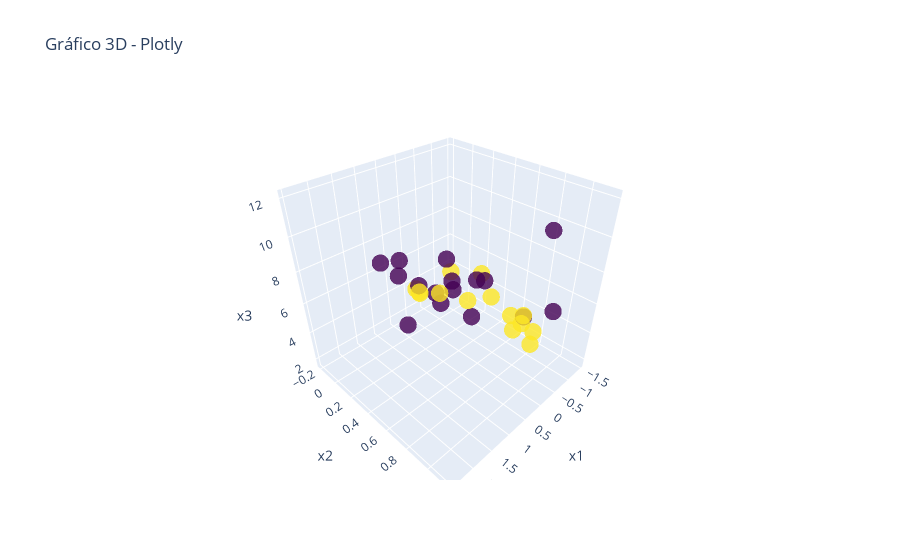

The cell this chart's notebook holds for it:
### Code cell
# -------------------------------
# 3. Plotly (interativo)
# -------------------------------
fig = go.Figure(data=[go.Scatter3d(
    x=dados['x1'], y=dados['x2'], z=dados['x3'],
    mode='markers',
    marker=dict(
        size=6,
        color=dados['y'],      # cor baseada em y
        colorscale='Viridis',
        opacity=0.8
    )
)])
fig.update_layout(scene=dict(
    xaxis_title='x1',
    yaxis_title='x2',
    zaxis_title='x3'),
    title="Gráfico 3D - Plotly"
)
fig.show()

#Olhando o grafico acho que não é possivel classificar com apenas uma linha, 
#Pois a maioria das amarelas ficam no meio das roxas

### Figure 1 — Plotly figure (JSON) as saved in the notebook; plotly's stock layout.template omitted (floating-point values rounded to 4 significant figures)
{"data": [{"marker": {"color": [-1.0, -1.0, -1.0, -1.0, 1.0, 1.0, -1.0, 1.0, -1.0, 1.0, -1.0, -1.0, -1.0, -1.0, -1.0, -1.0, 1.0, 1.0, 1.0, 1.0, -1.0, 1.0, 1.0, 1.0, 1.0, -1.0, -1.0, 1.0, -1.0, 1.0], "colorscale": [[0, "#440154"], [0.1111, "#482878"], [0.2222, "#3e4989"], [0.3333, "#31688e"], [0.4444, "#26828e"], [0.5556, "#1f9e89"], [0.6667, "#35b779"], [0.7778, "#6ece58"], [0.8889, "#b5de2b"], [1, "#fde725"]], "opacity": 0.8, "size": 6}, "mode": "markers", "type": "scatter3d", "x": [-0.6508, -1.449, 2.085, 0.2626, 0.6418, 0.2569, 1.115, 0.0914, 0.0121, -0.0429, 0.434, 0.2735, 0.4839, 0.4089, 1.439, -0.9115, 0.3654, 0.2144, 0.2013, 0.6483, -0.1147, -0.797, -1.062, 0.5307, -1.22, 0.3957, -0.1013, 2.448, 2.015, 0.2012], "y": [0.1097, 0.8896, 0.6876, 1.148, 1.023, 0.673, 0.6043, 0.3399, 0.5256, 0.466, 0.687, 1.029, 0.4851, -0.1267, 0.1614, -0.1973, 1.048, 0.7515, 1.001, 0.2183, 0.2242, 0.8795, 0.6366, 0.1285, 0.7777, 0.1076, 0.5989, 0.9455, 0.6192, 0.2611], "z": [4.001, 4.401, 7.984, 12.07, 7.798, 8.326, 7.445, 7.068, 4.632, 5.432, 8.229, 7.193, 7.485, 5.502, 8.584, 2.196, 7.486, 7.17, 6.549, 5.899, 7.244, 3.876, 2.471, 5.688, 1.725, 5.662, 7.181, 11.21, 10.93, 5.463]}], "layout": {"scene": {"xaxis": {"title": {"text": "x1"}}, "yaxis": {"title": {"text": "x2"}}, "zaxis": {"title": {"text": "x3"}}}, "title": {"text": "Gráfico 3D - Plotly"}}}
